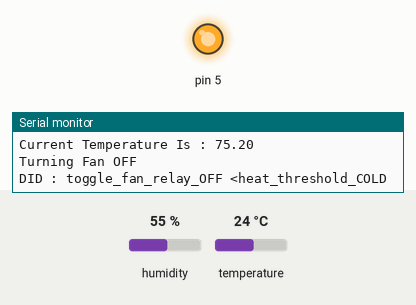
The sketch below on a simulated Arduino Uno, built with avr-gcc and run on an emulated ATmega328P. Shown: output pins drawn as LEDs (lit = HIGH), the last lines printed to the serial monitor. Inputs (shaded band) come from the test bench; at power-on: temperature 24 °C, humidity 55 %.

Above: at 18.0 s.
18.1 s: temperature set to 28 °C
31.6 s: humidity set to 74 %
45.1 s: humidity set to 77 %
At 54.4 s:
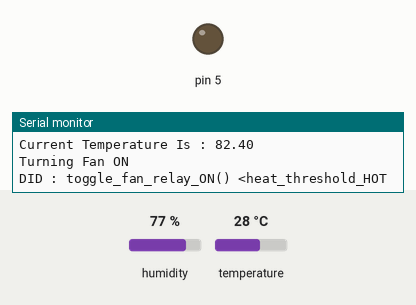
58.6 s: temperature set to 26 °C
At 63.4 s:
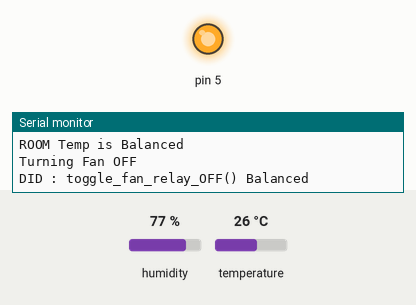
72.1 s: temperature set to 33 °C
At 82.3 s:
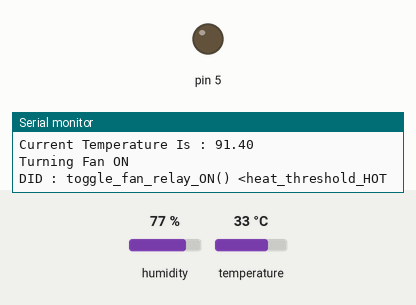
Timing chart, 0 to 83.8 s (numbered marks = the images above; inputs shaded):
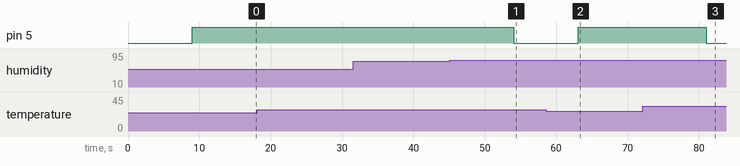

The sketch:

dht_11_temp_sensor.ino
```cpp
#include "DHT.h"

#define DHTPIN 2    // what digital pin we're connected to

// Uncomment whatever type you're using!
#define DHTTYPE DHT11   // DHT 11
// #define DHTTYPE DHT22   // DHT 22  (AM2302), AM2321
// #define DHTTYPE DHT21   // DHT 21 (AM2301)

// $ Variables
long Temperture_delay = 9000; // 1000 = 1 sec
// 10 * 60 * 1000600  1min = 60000
long previousMillis = 0;
float heat_threshold_HOT = 88.55; // fah. above to activate fan
float heat_threshold_COLD = 80.10; // fah. above to activate fan
bool fan_on = true;

DHT dht(DHTPIN, DHTTYPE);

void setup() {
  Serial.begin(9600);
  Serial.println("Fan Toogler v1 \n");
  pinMode(5, OUTPUT);

  dht.begin();
}

void toggle_fan_relay_ON () {
  Serial.print("Turning Fan ON \n");
  fan_on = true;
  digitalWrite(5, LOW);
}

void toggle_fan_relay_OFF () {
  Serial.print("Turning Fan OFF \n");
  fan_on = false;
  digitalWrite(5, HIGH);
}

void loop() {
  // Wait a few seconds between measurements.
  unsigned long currentMillis = millis();

  if(currentMillis - previousMillis > Temperture_delay) {
    previousMillis = currentMillis;
  // delay(10 * 60 * 1000);

  // Reading temperature or humidity takes about 250 milliseconds!
  // Sensor readings may also be up to 2 seconds 'old' (its a very slow sensor)
  float h = dht.readHumidity();
  // Read temperature as Fahrenheit (isFahrenheit = true)
  float f = dht.readTemperature(true);
  // Compute heat index in Fahrenheit (the default)
  float hif = dht.computeHeatIndex(f, h);

  //Log Data In Serial
  Serial.print("Current Heat Is : ");
  Serial.print(hif);
  Serial.print("\n");
  Serial.print("Current Temperature Is : ");
  Serial.print(f);
  Serial.print("\n");

  if (hif >= heat_threshold_HOT){
    if (fan_on == false){
      toggle_fan_relay_ON();
      Serial.print("DID : toggle_fan_relay_ON() <heat_threshold_HOT\n");
      return;
    } else {
      Serial.print("fan already on <heat_threshold_HOT\n");
      return;
    }
  }
  if (hif <= heat_threshold_COLD){
    if (fan_on == true){
    toggle_fan_relay_OFF();
    Serial.print("DID : toggle_fan_relay_OFF <heat_threshold_COLD\n");
    return;
    } else {
      Serial.print("fan already off <heat_threshold_COLD\n");
      return;
    }
  }

  if (hif > heat_threshold_COLD && hif < heat_threshold_HOT) {
      Serial.print("ROOM Temp is Balanced \n");
      if (fan_on == true){
           toggle_fan_relay_OFF();
           Serial.print("DID : toggle_fan_relay_OFF() Balanced \n");
           return;
      } else {
        Serial.print("fan already off and were Balanced \n");
        return;
    }
    }
  }
}
```

Measured:
- the behaviour switches between 75 and 76 % on humidity (found by bisection; images 0 and 1)
- the behaviour switches between 28 and 27 °C on temperature (found by bisection; images 1 and 2)
- after the input at 45.1 s, pin 5: HIGH → LOW after 8.9 s
- after the input at 58.6 s, pin 5: LOW → HIGH after 4.5 s
- after the input at 72.1 s, pin 5: HIGH → LOW after 8.9 s
